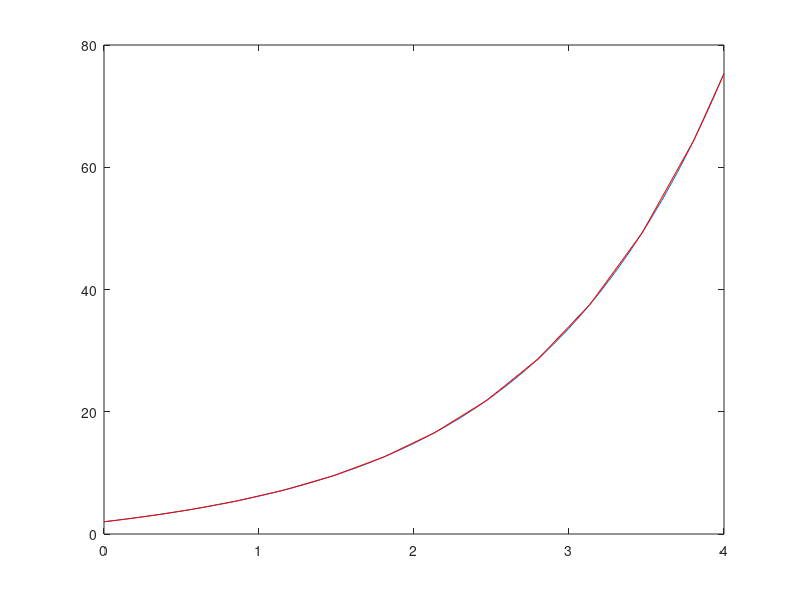

Write MATLAB code to recreate this figure. (Note: this script raises an error after producing the figure.)
% oDE examples

dydt=@(t,y) 4*exp(0.8*t)-0.5*y;
[t,y]=ode45(dydt, [0 4],2);
plot(t,y)

hold on;

[t,y]=ode23(dydt, [0 4],2);
plot(t,y,'r')
hold on;

[t,y]=ode113(dydt, [0 4],2);
plot(t,y,'g')
hold off;

%% here is for ODE system -- page 518

[t,y]=ode45(@pre, [0 20], [2,1]);
plot(t,y)
hold off;

%% here is for stiff nonstiff --page 529

% first mu=1;
[t,y]=ode45(@vanderpol, [0 20], [1 1], [], 1);
plot(t, y(:,1),'-',t, y(:,2), '+')
legend('y1', 'y2');

hold off;
% now mu=1000
[t,y]=ode45(@vanderpol, [0 20], [1 1], [], 1000);
plot(t, y(:,1),'-',t, y(:,2), '--')
legend('y1', 'y2');

hold off;
% now mu=1000
[t,y]=ode23s(@vanderpol, [0 6000], [1 1], [], 1000);
subplot(2,1,1)
plot(t, y(:,1),'-')
subplot(2,1,2)
plot(t, y(:,2),'g')
